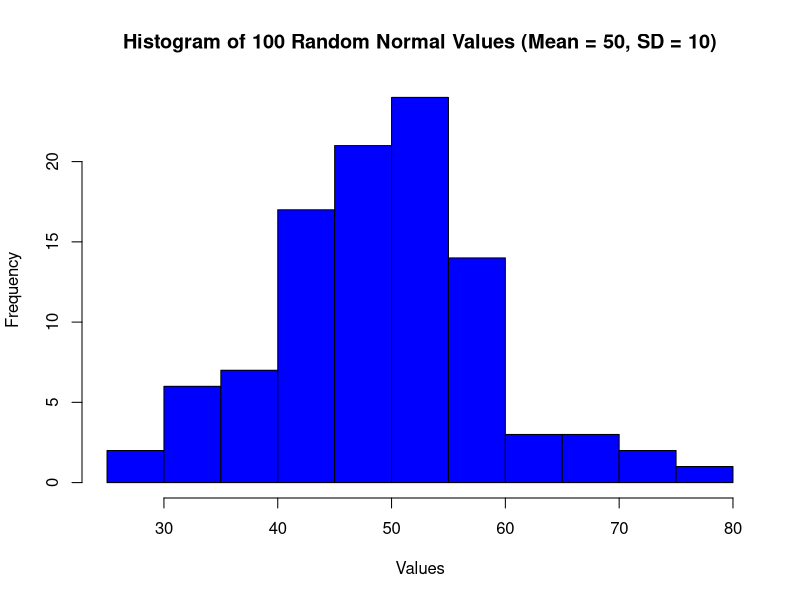

Generate this figure with R:
# Exercise 01
p_value <- 1 - pnorm(1000, mean = 1010, sd = 218)
p_value

# Exercise 02
first_quartile <- qnorm(0.25, mean = 1010, sd = 218)
median_y <- qnorm(0.5, mean = 1010, sd = 218)
first_quartile
median_y

# Exercise 03
random_values <- rnorm(100, mean = 50, sd = 10)
hist(random_values, main = "Histogram of 100 Random Normal Values (Mean = 50, SD = 10)", xlab = "Values", col = "blue")
